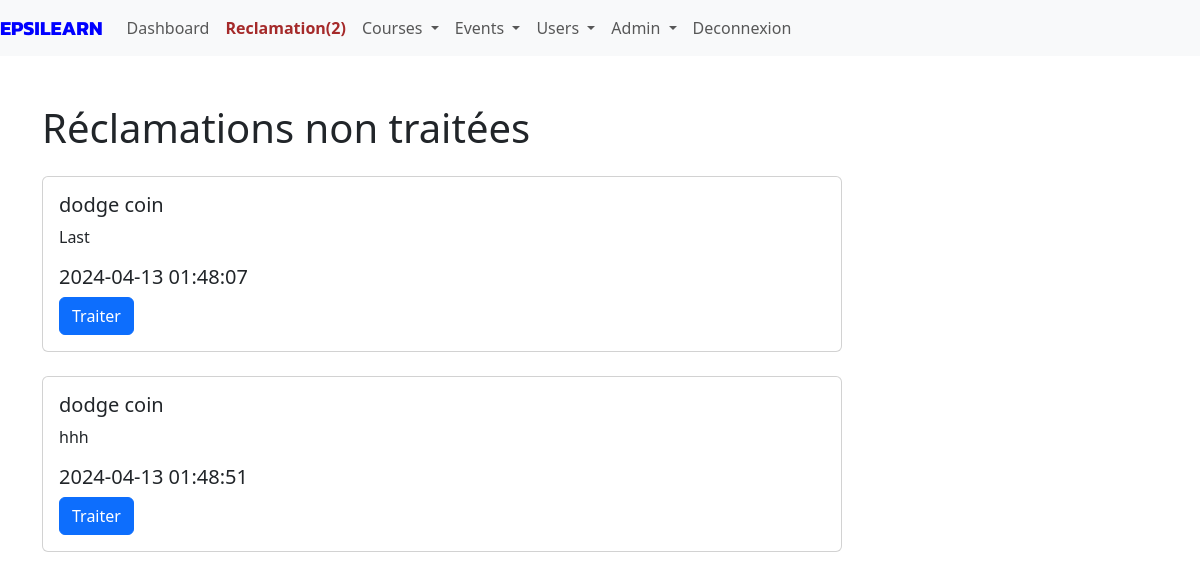
Before: /reclamations_non_traitees (signed in) with the older database file.
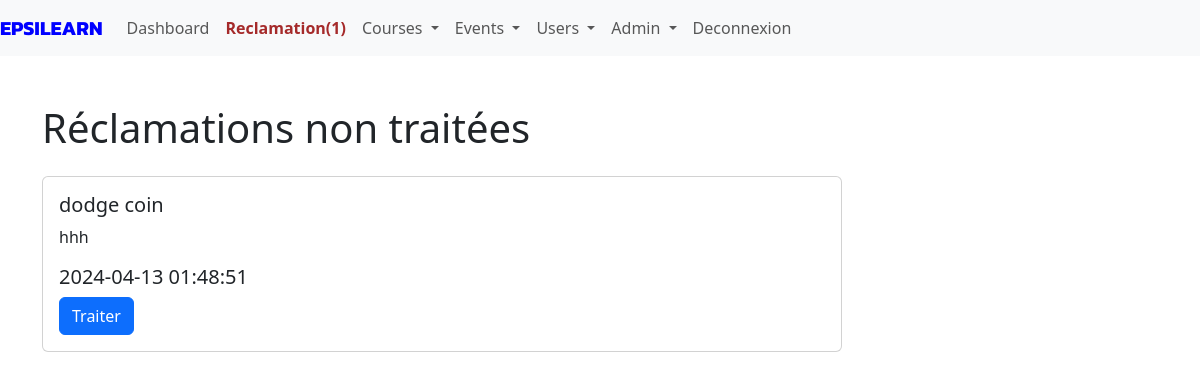
After: the same page with the newer database file.
### App/Models/models.py (models this page shows, shortened)
class Reclamation(db.Model):
    id = db.Column(db.Integer, primary_key=True)
    user_id = db.Column(db.Integer, db.ForeignKey('user.id'), nullable=False)
    vue=db.Column(db.String(50),default="non")
    traite=db.Column(db.String(50),default="non")
    contenu = db.Column(db.Text, nullable=False)
    date = db.Column(db.DateTime, default=datetime.utcnow)
    util = db.relationship('User', backref='rec', foreign_keys=[user_id])

class User(db.Model):
    id = db.Column(db.Integer, primary_key=True)
    nom = db.Column(db.String(50))
    prenom = db.Column(db.String(50))
    nationalite = db.Column(db.String(50))
    mail = db.Column(db.String(50))
    code = db.Column(db.String(50))
    pseudo=db.Column(db.String(200))
    date_naiss=db.Column(db.DateTime)
    ter = db.Column(db.String(50),default="non")
    age=db.Column(db.Integer)
    confirmer = db.Column(db.String(50),default="non")
    mdp=db.Column(db.String(50))
    photo=db.Column(db.String(50),default="static/Profil/unknown.jpg")
    password_reset_token = db.Column(db.String(100))
    password_reset_expiration = db.Column(db.DateTime)
    role=db.Column(db.String(200))
    etudiant= db.relationship('Etudiant', backref='acces_etudiant', foreign_keys='Etudiant.id_user_e')
    prof= db.relationship('Prof', backref='acces_prof', foreign_keys='Prof.id_user_p')
    autre= db.relationship('Autre', backref='acces_autre', foreign_keys='Autre.id_user_a')

### App/Admin/routes_reclamations.py (the view)
@AdminBp.route('/reclamations_non_traitees', methods=['GET'])
def reclamations_non_traitees():
    if session.get('admin')=='connect':
        reclamations = Reclamation.query.filter_by(traite='non').all()
        for reclamation in reclamations:
            reclamation.vue = 'oui'
        db.session.commit()
        n=vue()
        return render_template('reclamations_non_traitees.html', reclamations=reclamations,n=n)
    else:
        return redirect(url_for('Main.connexion'))

### App/Controllers/fonction.py (called while the page is built)
def vue():
    nombre_reclamations_non_vues = Reclamation.query.filter_by(vue='non').count()
    return nombre_reclamations_non_vues

def get_current_user():
    _current_user=None
    if session.get("userid"):
        user=User.query.get(session.get("userid"))
        if user:
            _current_user=user
    return _current_user

### App/Main/routes_home.py (called while the page is built)
@MainBp.app_context_processor
def inject_param():
    return dict(current_user=current_user,np=np,nd=nd,n_stud=n_stud,user_type=session.get("role"))

### app.py (called while the page is built)
@app.after_request
def set_secure_headers(response):
    response.headers['X-Content-Type-Options'] = 'nosniff'
    response.headers['X-Frame-Options'] = 'SAMEORIGIN'
    response.headers['X-XSS-Protection'] = '1; mode=block'
    return response

@app.before_request
def update_session_time():
    if user:
        if user.id not in processed_requests and user.id is not None:
            last_activity_key = f'last_activity:{user.id}'
            redis_store.set(last_activity_key, datetime.now().strftime('%Y-%m-%d %H:%M:%S'), ex=3)
            session['online_users'] = len(redis_store.keys('last_activity:*'))
            processed_requests[user.id] = True

### App/Admin/templates/reclamations_non_traitees.html (shortened to what this page needs)
{% extends "index.html" %}
{% block content %}
<div class="container mt-5 center">
    <h1 class="mb-4">Réclamations non traitées</h1>
    {% for reclamation in reclamations %}
        <div class="card mb-4" style="max-width: 800px;">
            <div class="card-body">
                <h5 class="card-title">{{ reclamation.util.nom}} {{ reclamation.util.prenom}}</h5>
                <p class="card-text">{{ reclamation.contenu | safe | truncate(100) }}</p>
                <h5 class="card-title">{{ reclamation.date.strftime('%Y-%m-%d %H:%M:%S') }}</h5>
                <a href="{{ url_for('Admin.traiter_reclamation', reclamation_id=reclamation.id) }}" class="btn btn-primary">Traiter</a>
            </div>
        </div>
    {% endfor %}
</div>
{% endblock %}

Changed rows visible on the page:
no longer on this page (row edited): Reclamation: util.nom "dodge", util.prenom "coin", contenu "Last", date "2024-04-13 01:48:07"
Other visible differences:
{{ n }}: "2" → "1"
